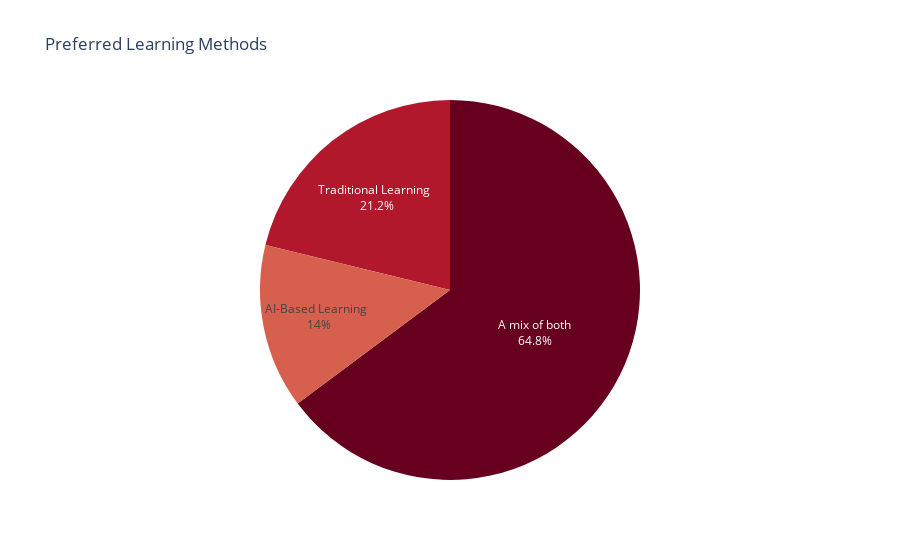

Notebook source saved alongside this figure:
### Code cell
# Make a pie chart for Which learning method do you prefer? using plotly
# Count the occurrences of each learning method
learning_method_counts = data['Which learning method do you prefer?\n'].value_counts().reset_index()
learning_method_counts.columns = ['Learning Method', 'Count']

# Create a pie chart
fig = px.pie(learning_method_counts, values='Count', names='Learning Method',
             title='Preferred Learning Methods',
             color_discrete_sequence=px.colors.sequential.RdBu)
fig.update_traces(textposition='inside', textinfo='percent+label')
fig.update_layout(showlegend=False)
fig.show()

### Figure 1 — Plotly figure (JSON) as saved in the notebook; plotly's stock layout.template omitted (floating-point values rounded to 4 significant figures)
{"data": [{"domain": {"x": [0, 1], "y": [0, 1]}, "hovertemplate": "Learning Method=%{label}<br>Count=%{value}<extra></extra>", "labels": ["A mix of both", "Traditional Learning  ", "AI-Based Learning  "], "legendgroup": "", "name": "", "showlegend": true, "textinfo": "percent+label", "textposition": "inside", "type": "pie", "values": [162, 53, 35]}], "layout": {"legend": {"tracegroupgap": 0}, "piecolorway": ["rgb(103,0,31)", "rgb(178,24,43)", "rgb(214,96,77)", "rgb(244,165,130)", "rgb(253,219,199)", "rgb(247,247,247)", "rgb(209,229,240)", "rgb(146,197,222)", "rgb(67,147,195)", "rgb(33,102,172)", "rgb(5,48,97)"], "showlegend": false, "title": {"text": "Preferred Learning Methods"}}}
